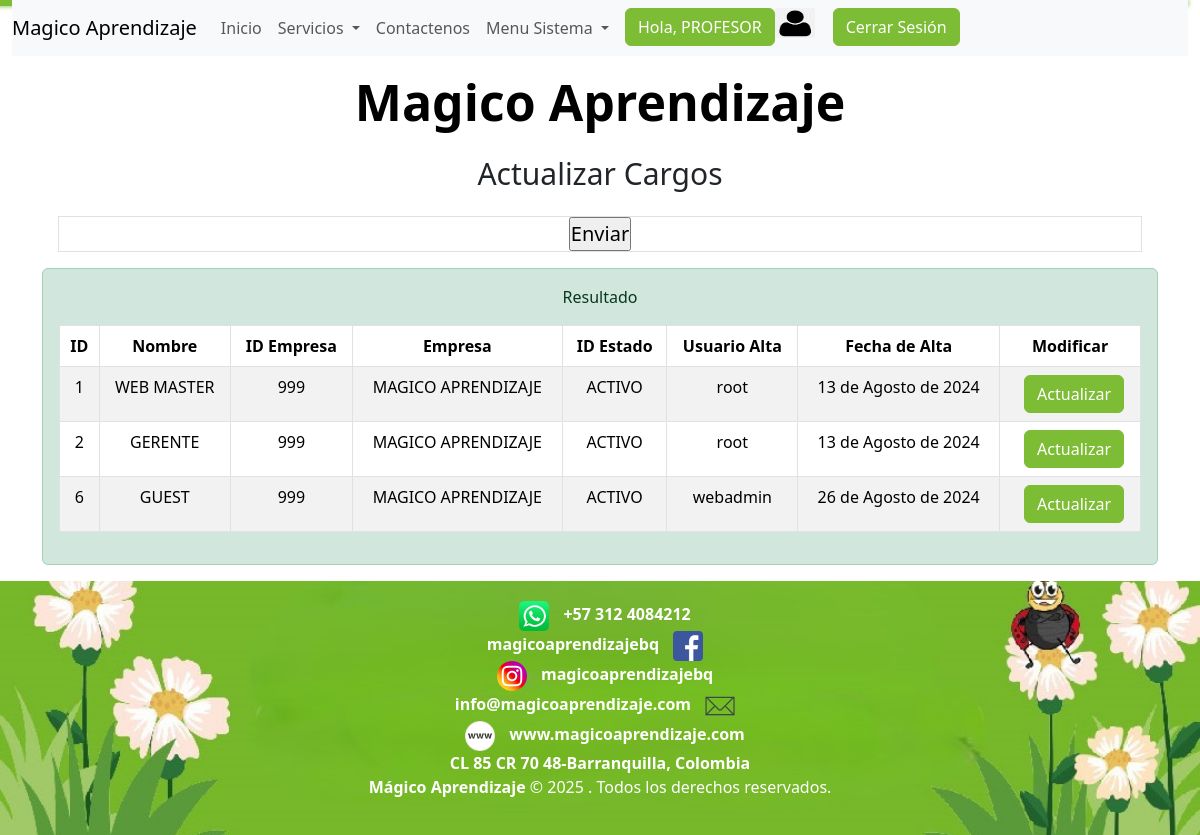
The app's page /pages/cargosUpdate/ (signed in) with its own data.
### AppMagico/models.py (models this page shows, shortened)
class Cargos(models.Model):
    id = models.AutoField(primary_key=True)
    nombre = models.CharField(max_length=255, unique=True)
    id_empresa = models.ForeignKey(Empresa, on_delete=models.CASCADE)
    id_estado = models.ForeignKey(Estado, on_delete=models.CASCADE)
    usuario_alta = models.CharField(max_length=255)
    fecha_alta = models.DateField()

class Empresa(models.Model):
    id = models.AutoField(primary_key=True)
    codigo_documento = models.ForeignKey(
        Tipo_Documento, on_delete=models.CASCADE, null=True
    )
    numero_documento = models.CharField(max_length=255, unique=True, null=True)
    nombre = models.CharField(max_length=255)
    id_estado = models.ForeignKey(Estado, on_delete=models.CASCADE)
    usuario_alta = models.CharField(max_length=255)
    fecha_alta = models.DateField()

class Estado(models.Model):
    id = models.AutoField(primary_key=True)
    id_estado = models.CharField(max_length=2, unique=True, null=True)
    nombre = models.CharField(max_length=255, null=True)
    fecha_alta = models.DateField()

### AppMagico/views/profile_views.py (the view)
class CargosUpdateView(ListView):
    model = Cargos
    context_object_name = "cargos"
    ordering = ["nombre"]
    paginate_by = 10
    mensaje = "Cargos"
    template_name = "pages/cargosUpdate.html"
    def get_context_data(self, **kwargs):
        context = super().get_context_data(**kwargs)
        context["mensaje"] = "Cargos"
        cargos_list = Cargos.objects.all()
        context["cargos"] = cargos_list
        return context

### AppMagico/templates/AppMagico/pages/cargosUpdate.html (shortened to what this page needs)
{% extends "AppMagico/base.html" %}
{% load static %}
{% block content %}
            <h2>Actualizar Cargos</h2>
            <article>
                <div class="container text-center border">
                    <form action="" method="POST">{% csrf_token %}
                        <input type="submit" value="Enviar">
                    </form>
                </div>
            </article>
            <div class="container text-center alert alert-success" role="alert">
                <p>Resultado</p>
                <table class="table table-bordered table-hover table-striped">
                    <thead class="thead-dark">
                        <tr>
                            <th>ID</th>
                            <th>Nombre</th>
                            <th>ID Empresa</th>
                            <th>Empresa</th>
                            <th>ID Estado</th>
                            <th>Usuario Alta</th>
                            <th>Fecha de Alta</th>
                            <th>Modificar</th>
                        </tr>
                    </thead>
                    <tbody>
                        {% for cargo in cargos %}
                        <tr>
                            <td>{{ cargo.id }}</td>
                            <td>{{ cargo.nombre }}</td>
                            <td>{{ cargo.id_empresa.numero_documento }}</td>
                            <td>{{ cargo.id_empresa.nombre }}</td>
                            <td>{{ cargo.id_estado.nombre }}</td>
                            <td>{{ cargo.usuario_alta }}</td>
                            <td>{{ cargo.fecha_alta }}</td>
                            <td>
                                <form
                                    action="{% url 'RV_vCargosUpdateRow' cargo.id %}"
                                    method="get"
                                    style="display: inline"
                                >
                                <button type="submit" class="btn btn-primary">Actualizar</button>
                                </form>
                            </td>
                        </tr>
                        {% endfor %}
                    </tbody>
                </table>
            </div>
        </section>
    </main>
{% endblock %}

### AppMagico/templates/AppMagico/base.html (shortened to what this page needs)
{% load static %}
<!DOCTYPE html>
<html lang="en">
<head>
    <link href="{% static 'AppMagico/css/main.css' %}" rel="stylesheet">
</head>
<body>
    <header>
        <div class="container-fluid">
            <nav class="navbar navbar-expand-lg navbar-light bg-light">
                <a class="navbar-brand" href="index.html">Magico Aprendizaje</a>
              <div class="collapse navbar-collapse" id="navbarNav">
                <ul class="navbar-nav">
                        <li class="nav-item">
                            <a class="nav-link" href="/">Inicio</a>
                        </li>
                    <li class="nav-item dropdown">
                        <a
                          class="nav-link dropdown-toggle"
                          href="#"
                          id="estadosDropdown"
                          role="button"
                          data-bs-toggle="dropdown"
                          aria-expanded="false"
                        >
                          Servicios
                        </a>
                    </li>
                    <li class="nav-item">
                        <a class="nav-link" href="{% url 'Contactenos' %}" target="_blank">Contactenos</a>
                    </li>
                    {% if not user.is_authenticated %}
                    <li class="nav-item">
                      <a class="btn btn-primary" href="{% url 'Register' %}" target="_blank">Registrar</a>
                   </li>
                    <li class="nav-item">
                        <a class="btn btn-primary" href="{% url 'Login' %}?next={{request.path}}" >Iniciar Sesion</a>
                    </li>
                    {% elif user.is_authenticated %}
                    <li class="nav-item dropdown">
                        <a
                          class="nav-link dropdown-toggle"
                          href="#"
                          id="estadosDropdown"
                          role="button"
                          data-bs-toggle="dropdown"
                          aria-expanded="false"
                        >
                          Menu Sistema
                        </a>
                      </li>
                      <li class="nav-item">
                        <form method="POST" action="{% url 'RV_vProfile' user.username %}">
                          <input class="btn btn-primary" type="submit" value="Hola, {{ user.username }}">
                      </form>
                      </li>
                      <li>
                        <div class="avatar-container">
                              {% if profile_picture_url %}
                                  <img src="{{ profile_picture_url }}" alt="Avatar" class="avatar" style="width:50px;height:30px;">
                              {% elif profile.profile_picture %}
                                  <img src="{{ profile.profile_picture.url }}" alt="Avatar" class="avatar" style="width:50px;height:30px;">
                              {% else %}
                                  <img src="{% static 'AppMagico/img/profile/profile.png' %}" alt="Default Avatar" class="avatar" style="width:50px;height:30px;">
                              {% endif %}
                      </div>
                      </li>
                      <li class="nav-item">
                        <form method="POST" action="{% url 'Logout' %}">
                          <input class="btn btn-primary" type="submit" value="Cerrar Sesión">
                      </form>
                      </li>
                   {% endif %}
                </ul>
              </div>
            </nav>
          </div>
    </header>
    <main>
        <section id="section" class="text-center container">
            <h1 translate="no"><a class="a_web" href="/">Magico Aprendizaje</a></h1>
    {% block content %}
    {% endblock %}
    <footer>
        <div class="line">
            <a class="aicom_web whatsapp-link"
                href="https://api.whatsapp.com/send?phone=+573124084212&text=Hola,%20estoy%20interesado%20en%20los%20servicios%20de%20Mágico%20Aprendizaje."
                target="_blank">
                <img src="{% static 'AppMagico/img/whatsapp_icon_2.png' %}" alt="Imagen icono Whatsapp" width="30" height="30">
                <span>+57 312 4084212</span>
            </a>
        </div>
        <div class="line">
            <a class="aicom_web facebook-link" href="https://www.facebook.com/magicoaprendizajebq" target="_blank">
                <span>magicoaprendizajebq</span>
                <img src="{% static 'AppMagico/img/facebook_icon.png' %}" alt="Imagen icono Facebook" width="30" height="30">
            </a>
        </div>
        <div class="line">
            <a class="aicom_web instagram-link" href="https://www.instagram.com/magicoaprendizajebq" target="_blank">
                <img src="{% static 'AppMagico/img/instagram_icon.png' %}" alt="Imagen icono Instagram" width="30" height="30">
                <span>magicoaprendizajebq</span>
            </a>
        </div>
        <div class="line">
            <a class="aicom_web mail-link" href="mailto:info@magicoaprendizaje.com">
                <span>info@magicoaprendizaje.com</span>
                <img src="{% static 'AppMagico/img/mail_icon.png' %}" alt="Imagen icono Correo" width="30" height="30">
            </a>
        </div>
        <div class="line">
            <a class="aicom_web web-link" href="https://www.magicoaprendizaje.com" target="_blank">
                <img src="{% static 'AppMagico/img/www_icon.png' %}" alt="Imagen icono Web" width="30" height="30">
                <span>www.magicoaprendizaje.com</span>
            </a>
        </div>
        <div class="line">
          <a class="aicom_web web-link" href="https://maps.app.goo.gl/mNTKe5h5XvxojZfd8" target="_blank">
              <span>CL 85 CR 70 48-Barranquilla, Colombia</span>
          </a>
      </div>
        <div class="line">
            <p>
              <strong>Mágico Aprendizaje</strong> &copy; <script>document.write(new Date().getFullYear())</script> . Todos los derechos reservados.
            </p>
        </div>
    </footer>
</body>
</html>

### records on screen
Cargos: id "1", nombre "WEB MASTER", id_empresa.numero_documento "999", id_empresa.nombre "MAGICO APRENDIZAJE", id_estado.nombre "ACTIVO", usuario_alta "root", fecha_alta "13 de Agosto de 2024"
Cargos: id "2", nombre "GERENTE", id_empresa.numero_documento "999", id_empresa.nombre "MAGICO APRENDIZAJE", id_estado.nombre "ACTIVO", usuario_alta "root", fecha_alta "13 de Agosto de 2024"
Cargos: id "6", nombre "GUEST", id_empresa.numero_documento "999", id_empresa.nombre "MAGICO APRENDIZAJE", id_estado.nombre "ACTIVO", usuario_alta "webadmin", fecha_alta "26 de Agosto de 2024"
